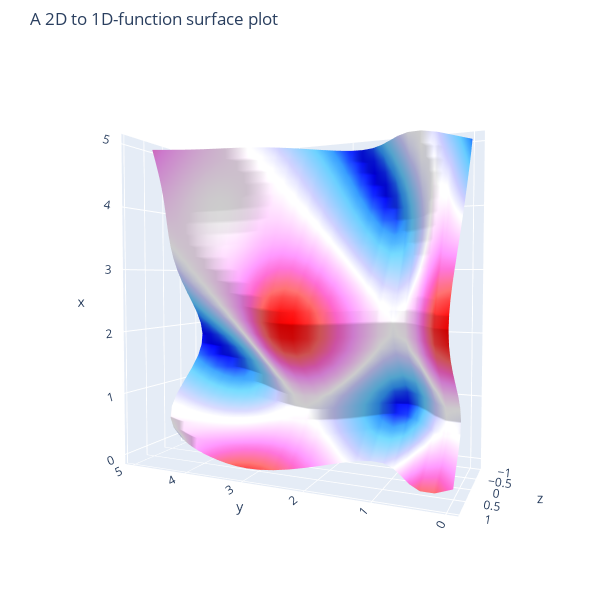

Here is the notebook cell this chart was saved with:
### Code cell
# Test and visualize your code as a 3D graph.
# - Two dimensions represents the inputs x and y, and the third represents
#   the output z = f(x,y)
sim.setup_f(f)
sim.run(show_2d=False)

### Figure 1 — Plotly figure (JSON) as saved in the notebook; plotly's stock layout.template omitted (floating-point values rounded to 4 significant figures; data arrays with more than 128 entries replaced by an {"elided": "..."} marker saying what was removed)
{"data": [{"colorscale": [[0, "rgb(0,0,255)"], [0.1, "rgb(51,153,255)"], [0.2, "rgb(102,204,255)"], [0.3, "rgb(153,204,255)"], [0.4, "rgb(204,204,255)"], [0.5, "rgb(255,255,255)"], [0.6, "rgb(255,204,255)"], [0.7, "rgb(255,153,255)"], [0.8, "rgb(255,102,204)"], [0.9, "rgb(255,102,102)"], [1, "rgb(255,0,0)"]], "showscale": false, "type": "surface", "x": [0, 0.2, 0.4, 0.6, 0.8, 1, 1.2, 1.4, 1.6, 1.8, 2, 2.2, 2.4, 2.6, 2.8, 3, 3.2, 3.4, 3.6, 3.8, 4, 4.2, 4.4, 4.6, 4.8, 5], "y": [0, 0.2, 0.4, 0.6, 0.8, 1, 1.2, 1.4, 1.6, 1.8, 2, 2.2, 2.4, 2.6, 2.8, 3, 3.2, 3.4, 3.6, 3.8, 4, 4.2, 4.4, 4.6, 4.8, 5], "z": {"elided": "26x26 float values"}}], "layout": {"height": 602, "margin": {"b": 50, "l": 50, "r": 50, "t": 50}, "scene": {"camera": {"center": {"x": 0, "y": 0, "z": 0}, "eye": {"x": 0.1, "y": -1, "z": 2.25}, "up": {"x": 1, "y": 0, "z": 0}}}, "title": {"text": "A 2D to 1D-function surface plot"}, "width": 602}}
